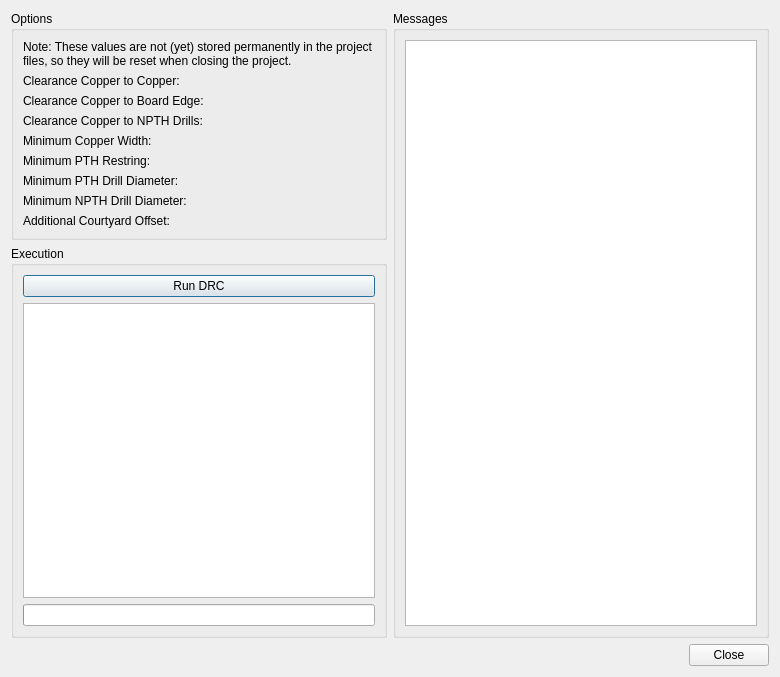
<?xml version="1.0" encoding="UTF-8"?>
<ui version="4.0">
 <class>librepcb::project::editor::BoardDesignRuleCheckDialog</class>
 <widget class="QDialog" name="librepcb::project::editor::BoardDesignRuleCheckDialog">
  <property name="geometry">
   <rect>
    <x>0</x>
    <y>0</y>
    <width>780</width>
    <height>677</height>
   </rect>
  </property>
  <property name="windowTitle">
   <string>Design Rule Check</string>
  </property>
  <layout class="QVBoxLayout" name="verticalLayout_4">
   <item>
    <layout class="QHBoxLayout" name="horizontalLayout">
     <item>
      <layout class="QVBoxLayout" name="verticalLayout_3" stretch="0,1">
       <item>
        <widget class="QGroupBox" name="grpOptions">
         <property name="title">
          <string>Options</string>
         </property>
         <layout class="QFormLayout" name="formLayout">
          <item row="1" column="0">
           <widget class="QLabel" name="label">
            <property name="text">
             <string>Clearance Copper to Copper:</string>
            </property>
           </widget>
          </item>
          <item row="2" column="0">
           <widget class="QLabel" name="label_2">
            <property name="text">
             <string>Clearance Copper to Board Edge:</string>
            </property>
           </widget>
          </item>
          <item row="4" column="0">
           <widget class="QLabel" name="label_3">
            <property name="text">
             <string>Minimum Copper Width:</string>
            </property>
           </widget>
          </item>
          <item row="6" column="0">
           <widget class="QLabel" name="label_4">
            <property name="text">
             <string>Minimum PTH Drill Diameter:</string>
            </property>
           </widget>
          </item>
          <item row="7" column="0">
           <widget class="QLabel" name="label_5">
            <property name="text">
             <string>Minimum NPTH Drill Diameter:</string>
            </property>
           </widget>
          </item>
          <item row="5" column="0">
           <widget class="QLabel" name="label_6">
            <property name="text">
             <string>Minimum PTH Restring:</string>
            </property>
           </widget>
          </item>
          <item row="1" column="1">
           <widget class="librepcb::UnsignedLengthEdit" name="edtClearanceCopperCopper" native="true"/>
          </item>
          <item row="2" column="1">
           <widget class="librepcb::UnsignedLengthEdit" name="edtClearanceCopperBoard" native="true"/>
          </item>
          <item row="4" column="1">
           <widget class="librepcb::UnsignedLengthEdit" name="edtMinCopperWidth" native="true"/>
          </item>
          <item row="5" column="1">
           <widget class="librepcb::UnsignedLengthEdit" name="edtMinPthRestring" native="true"/>
          </item>
          <item row="6" column="1">
           <widget class="librepcb::UnsignedLengthEdit" name="edtMinPthDrillDiameter" native="true"/>
          </item>
          <item row="7" column="1">
           <widget class="librepcb::UnsignedLengthEdit" name="edtMinNpthDrillDiameter" native="true"/>
          </item>
          <item row="0" column="0" colspan="2">
           <widget class="QLabel" name="label_7">
            <property name="styleSheet">
             <string notr="true">QLabel {
	background-color: rgb(255, 255, 127);
	color: rgb(170, 0, 0);
};</string>
            </property>
            <property name="text">
             <string>Note: These values are not (yet) stored permanently in the project files, so they will be reset when closing the project.</string>
            </property>
            <property name="wordWrap">
             <bool>true</bool>
            </property>
            <property name="margin">
             <number>2</number>
            </property>
           </widget>
          </item>
          <item row="3" column="0">
           <widget class="QLabel" name="label_8">
            <property name="text">
             <string>Clearance Copper to NPTH Drills:</string>
            </property>
           </widget>
          </item>
          <item row="3" column="1">
           <widget class="librepcb::UnsignedLengthEdit" name="edtClearanceCopperNpth" native="true"/>
          </item>
          <item row="8" column="0">
           <widget class="QLabel" name="label_9">
            <property name="text">
             <string>Additional Courtyard Offset:</string>
            </property>
           </widget>
          </item>
          <item row="8" column="1">
           <widget class="librepcb::LengthEdit" name="edtCourtyardOffset" native="true"/>
          </item>
         </layout>
        </widget>
       </item>
       <item>
        <widget class="QGroupBox" name="groupBox_3">
         <property name="title">
          <string>Execution</string>
         </property>
         <layout class="QVBoxLayout" name="verticalLayout_2">
          <item>
           <widget class="QPushButton" name="btnRun">
            <property name="text">
             <string>Run DRC</string>
            </property>
           </widget>
          </item>
          <item>
           <widget class="QListWidget" name="lstProgress"/>
          </item>
          <item>
           <widget class="QProgressBar" name="prgProgress"/>
          </item>
         </layout>
        </widget>
       </item>
      </layout>
     </item>
     <item>
      <widget class="QGroupBox" name="groupBox_2">
       <property name="title">
        <string>Messages</string>
       </property>
       <layout class="QVBoxLayout" name="verticalLayout">
        <item>
         <widget class="QListWidget" name="lstMessages"/>
        </item>
       </layout>
      </widget>
     </item>
    </layout>
   </item>
   <item>
    <widget class="QDialogButtonBox" name="buttonBox">
     <property name="orientation">
      <enum>Qt::Horizontal</enum>
     </property>
     <property name="standardButtons">
      <set>QDialogButtonBox::Close</set>
     </property>
    </widget>
   </item>
  </layout>
 </widget>
 <customwidgets>
  <customwidget>
   <class>librepcb::UnsignedLengthEdit</class>
   <extends>QWidget</extends>
   <header location="global">librepcb/common/widgets/unsignedlengthedit.h</header>
   <container>1</container>
  </customwidget>
  <customwidget>
   <class>librepcb::LengthEdit</class>
   <extends>QWidget</extends>
   <header location="global">librepcb/common/widgets/lengthedit.h</header>
   <container>1</container>
  </customwidget>
 </customwidgets>
 <tabstops>
  <tabstop>btnRun</tabstop>
  <tabstop>edtClearanceCopperCopper</tabstop>
  <tabstop>edtClearanceCopperBoard</tabstop>
  <tabstop>edtClearanceCopperNpth</tabstop>
  <tabstop>edtMinCopperWidth</tabstop>
  <tabstop>edtMinPthRestring</tabstop>
  <tabstop>edtMinPthDrillDiameter</tabstop>
  <tabstop>edtMinNpthDrillDiameter</tabstop>
  <tabstop>edtCourtyardOffset</tabstop>
 </tabstops>
 <resources/>
 <connections>
  <connection>
   <sender>buttonBox</sender>
   <signal>accepted()</signal>
   <receiver>librepcb::project::editor::BoardDesignRuleCheckDialog</receiver>
   <slot>accept()</slot>
   <hints>
    <hint type="sourcelabel">
     <x>248</x>
     <y>254</y>
    </hint>
    <hint type="destinationlabel">
     <x>157</x>
     <y>274</y>
    </hint>
   </hints>
  </connection>
  <connection>
   <sender>buttonBox</sender>
   <signal>rejected()</signal>
   <receiver>librepcb::project::editor::BoardDesignRuleCheckDialog</receiver>
   <slot>reject()</slot>
   <hints>
    <hint type="sourcelabel">
     <x>316</x>
     <y>260</y>
    </hint>
    <hint type="destinationlabel">
     <x>286</x>
     <y>274</y>
    </hint>
   </hints>
  </connection>
 </connections>
</ui>
